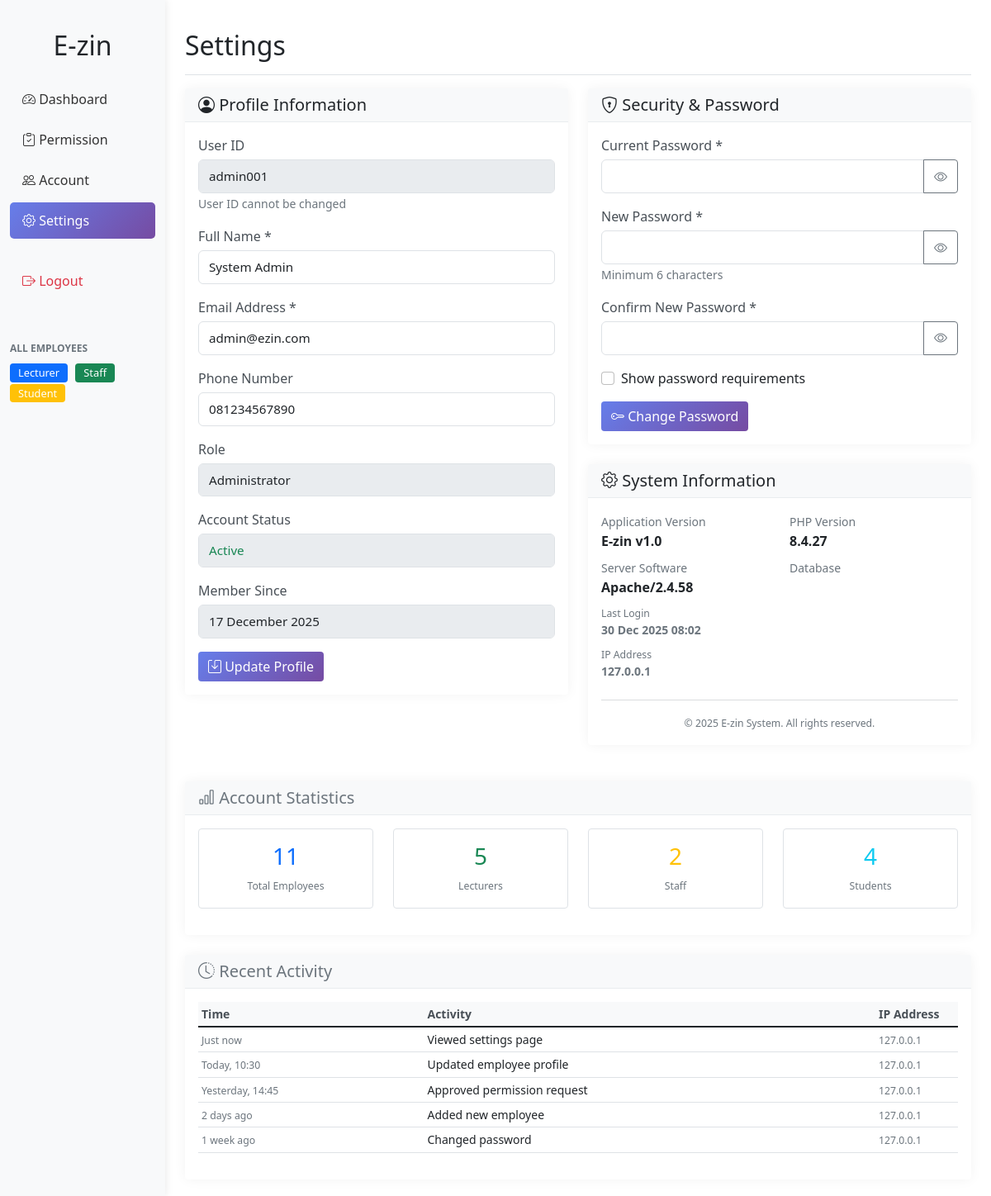
The page /settings.php (signed in) on the database its author committed.
### tables this page shows
CREATE TABLE `users` (
  `id` int(11) NOT NULL,
  `user_id` varchar(50) DEFAULT NULL,
  `name` varchar(100) DEFAULT NULL,
  `email` varchar(100) DEFAULT NULL,
  `password` varchar(255) DEFAULT NULL,
  `role` enum('admin','lecturer','staff','student') DEFAULT NULL,
  `created_at` timestamp NOT NULL DEFAULT current_timestamp(),
  `status` enum('active','inactive') DEFAULT 'active',
  `phone` varchar(20) DEFAULT NULL
);

### settings.php (the view, shortened to what this page needs)
<?php
require_once 'includes/header.php';
require_once 'config/database.php';
$stmt = $pdo->prepare("SELECT * FROM users WHERE user_id = ?");
$stmt->execute([$_SESSION['user_id']]);
$admin = $stmt->fetch();
?>
<div class="d-flex justify-content-between flex-wrap flex-md-nowrap align-items-center pt-3 pb-2 mb-3 border-bottom">
    <h1 class="h2">Settings</h1>
</div>
<div class="row">
    <div class="col-md-6">
        <div class="card mb-4">
            <div class="card-header">
                <h5 class="mb-0"><i class="bi bi-person-circle"></i> Profile Information</h5>
            </div>
            <div class="card-body">
                <form method="POST" action="">
                    <div class="mb-3">
                        <label class="form-label">User ID</label>
                        <input type="text" class="form-control" value="<?php echo htmlspecialchars($admin['user_id']); ?>" readonly>
                        <small class="text-muted">User ID cannot be changed</small>
                    </div>
                    <div class="mb-3">
                        <label class="form-label">Full Name *</label>
                        <input type="text" class="form-control" name="name"
                               value="<?php echo htmlspecialchars($admin['name']); ?>" required>
                    </div>
                    <div class="mb-3">
                        <label class="form-label">Email Address *</label>
                        <input type="email" class="form-control" name="email"
                               value="<?php echo htmlspecialchars($admin['email']); ?>" required>
                    </div>
                    <div class="mb-3">
                        <label class="form-label">Phone Number</label>
                        <input type="text" class="form-control" name="phone"
                               value="<?php echo htmlspecialchars($admin['phone'] ?? ''); ?>"
                               placeholder="e.g., 081234567890">
                    </div>
                    <div class="mb-3">
                        <label class="form-label">Role</label>
                        <input type="text" class="form-control" value="Administrator" readonly>
                    </div>
                    <div class="mb-3">
                        <label class="form-label">Account Status</label>
                        <input type="text" class="form-control"
                               value="<?php echo ucfirst($admin['status'] ?? 'active'); ?>"
                               style="color: <?php echo ($admin['status'] ?? 'active') == 'active' ? '#198754' : '#6c757d'; ?>"
                               readonly>
                    </div>
                    <div class="mb-3">
                        <label class="form-label">Member Since</label>
                        <input type="text" class="form-control"
                               value="<?php echo date('d F Y', strtotime($admin['created_at'])); ?>" readonly>
                    </div>
                    <button type="submit" name="update_profile" class="btn btn-primary">
                        <i class="bi bi-save"></i> Update Profile
                    </button>
                </form>
            </div>
        </div>
    </div>
    <div class="col-md-6">
        <div class="card mb-4">
            <div class="card-header">
                <h5 class="mb-0"><i class="bi bi-shield-lock"></i> Security & Password</h5>
            </div>
            <div class="card-body">
                <form method="POST" action="" id="passwordForm">
                    <div class="mb-3">
                        <label class="form-label">Current Password *</label>
                        <div class="input-group">
                            <input type="password" class="form-control" name="current_password"
                                   id="current_password" required>
                            <button class="btn btn-outline-secondary" type="button"
                                    onclick="togglePassword('current_password')">
                                <i class="bi bi-eye"></i>
                            </button>
                        </div>
                    </div>
                    <div class="mb-3">
                        <label class="form-label">New Password *</label>
                        <div class="input-group">
                            <input type="password" class="form-control" name="new_password"
                                   id="new_password" required>
                            <button class="btn btn-outline-secondary" type="button"
                                    onclick="togglePassword('new_password')">
                                <i class="bi bi-eye"></i>
                            </button>
                        </div>
                        <small class="text-muted">Minimum 6 characters</small>
                    </div>
                    <div class="mb-3">
                        <label class="form-label">Confirm New Password *</label>
                        <div class="input-group">
                            <input type="password" class="form-control" name="confirm_password"
                                   id="confirm_password" required>
                            <button class="btn btn-outline-secondary" type="button"
                                    onclick="togglePassword('confirm_password')">
                                <i class="bi bi-eye"></i>
                            </button>
                        </div>
                    </div>
                    <div class="mb-3">
                        <div class="form-check">
                            <input class="form-check-input" type="checkbox" id="showPasswordRules">
                            <label class="form-check-label" for="showPasswordRules">
                                Show password requirements
                            </label>
                        </div>
                    </div>
                    <button type="submit" name="change_password" class="btn btn-primary">
                        <i class="bi bi-key"></i> Change Password
                    </button>
                </form>
            </div>
        </div>
        <div class="card">
            <div class="card-header">
                <h5 class="mb-0"><i class="bi bi-gear"></i> System Information</h5>
            </div>
            <div class="card-body">
                <div class="row">
                    <div class="col-6 mb-2">
                        <small class="text-muted">Application Version</small>
                        <p class="mb-0"><strong>E-zin v1.0</strong></p>
                    </div>
                    <div class="col-6 mb-2">
                        <small class="text-muted">PHP Version</small>
                        <p class="mb-0"><strong><?php echo phpversion(); ?></strong></p>
                    </div>
                    <div class="col-6 mb-2">
                        <small class="text-muted">Server Software</small>
                        <p class="mb-0"><strong><?php echo $_SERVER['SERVER_SOFTWARE']; ?></strong></p>
                    </div>
                    <div class="col-6 mb-2">
                        <small class="text-muted">Database</strong></p>
                    </div>
                    <div class="col-6 mb-2">
                        <small class="text-muted">Last Login</small>
                        <p class="mb-0"><strong><?php echo date('d M Y H:i'); ?></strong></p>
                    </div>
                    <div class="col-6 mb-2">
                        <small class="text-muted">IP Address</small>
                        <p class="mb-0"><strong><?php echo $_SERVER['REMOTE_ADDR']; ?></strong></p>
                    </div>
                </div>
                <hr>
                <div class="text-center">
                    <small class="text-muted">© <?php echo date('Y'); ?> E-zin System. All rights reserved.</small>
                </div>
            </div>
        </div>
    </div>
</div>
<div class="card mt-4">
    <div class="card-header">
        <h5 class="mb-0"><i class="bi bi-bar-chart"></i> Account Statistics</h5>
    </div>
    <div class="card-body">
        <div class="row text-center">
            <?php
            $statsStmt = $pdo->query("SELECT
                (SELECT COUNT(*) FROM employees) as total_employees,
                (SELECT COUNT(*) FROM employees WHERE role = 'lecturer') as lecturers,
                (SELECT COUNT(*) FROM employees WHERE role = 'staff') as staff,
                (SELECT COUNT(*) FROM employees WHERE role = 'student') as students,
                (SELECT COUNT(*) FROM permissions WHERE status = 'pending') as pending_permissions");
            $stats = $statsStmt->fetch();
            ?>
            <div class="col-md-3 col-6 mb-3">
                <div class="p-3 border rounded">
                    <h3 class="text-primary"><?php echo $stats['total_employees']; ?></h3>
                    <small class="text-muted">Total Employees</small>
                </div>
            </div>
            <div class="col-md-3 col-6 mb-3">
                <div class="p-3 border rounded">
                    <h3 class="text-success"><?php echo $stats['lecturers']; ?></h3>
                    <small class="text-muted">Lecturers</small>
                </div>
            </div>
            <div class="col-md-3 col-6 mb-3">
                <div class="p-3 border rounded">
                    <h3 class="text-warning"><?php echo $stats['staff']; ?></h3>
                    <small class="text-muted">Staff</small>
                </div>
            </div>
            <div class="col-md-3 col-6 mb-3">
                <div class="p-3 border rounded">
                    <h3 class="text-info"><?php echo $stats['students']; ?></h3>
                    <small class="text-muted">Students</small>
                </div>
            </div>
        </div>
    </div>
</div>
<div class="card mt-4">
    <div class="card-header">
        <h5 class="mb-0"><i class="bi bi-clock-history"></i> Recent Activity</h5>
    </div>
    <div class="card-body">
        <div class="table-responsive">
            <table class="table table-sm">
                <thead>
                    <tr>
                        <th>Time</th>
                        <th>Activity</th>
                        <th>IP Address</th>
                    </tr>
                </thead>
                <tbody>
                    <?php
                    $activities = [
                        ['time' => 'Just now', 'activity' => 'Viewed settings page', 'ip' => $_SERVER['REMOTE_ADDR']],
                        ['time' => 'Today, 10:30', 'activity' => 'Updated employee profile', 'ip' => $_SERVER['REMOTE_ADDR']],
                        ['time' => 'Yesterday, 14:45', 'activity' => 'Approved permission request', 'ip' => $_SERVER['REMOTE_ADDR']],
                        ['time' => '2 days ago', 'activity' => 'Added new employee', 'ip' => $_SERVER['REMOTE_ADDR']],
                        ['time' => '1 week ago', 'activity' => 'Changed password', 'ip' => $_SERVER['REMOTE_ADDR']]
                    ];
                    foreach ($activities as $activity):
                    ?>
                    <tr>
                        <td><small class="text-muted"><?php echo $activity['time']; ?></small></td>
                        <td><?php echo $activity['activity']; ?></td>
                        <td><small class="text-muted"><?php echo $activity['ip']; ?></small></td>
                    </tr>
                    <?php endforeach; ?>
                </tbody>
            </table>
        </div>
    </div>
</div>
<?php require_once 'includes/footer.php'; ?>

### css/style.css (style rules this page uses)
.table th { background-color: #f8f9fa; border-top: none; font-weight: 600; color: #495057; }
.card { border: none; box-shadow: 0 0 15px rgba(0,0,0,0.05); margin-bottom: 20px; }
.card-header { background-color: #f8f9fa; border-bottom: 1px solid #e9ecef; }
.btn-primary { background: linear-gradient(135deg, #667eea 0%, #764ba2 100%); border: none; }
.form-label { font-weight: 500; color: #495057; margin-bottom: 5px; }
.form-control, .form-select { border: 1px solid #dee2e6; border-radius: 6px; padding: 8px 12px; font-size: 0.95rem; }
td:last-child { white-space: nowrap; width: 100px; }

### rows shown on the page
users: user "admin001", name "System Admin", email "admin@ezin.com", phone "081234567890", status "Active", created_at "17 December 2025"

### other values the page prints
phpversion() "8.4.27"
$_SERVER['SERVER_SOFTWARE'] "Apache/2.4.58"
$_SERVER['REMOTE_ADDR'] "127.0.0.1"
$stats['total_employees'] "11"
$stats['lecturers'] "5"
$stats['staff'] "2"
$stats['students'] "4"
$activity['time'] "Just now"
$activity['activity'] "Viewed settings page"
$activity['ip'] "127.0.0.1"
$activity['time'] "Today, 10:30"
$activity['activity'] "Updated employee profile"
$activity['time'] "Yesterday, 14:45"
$activity['activity'] "Approved permission request"
$activity['time'] "2 days ago"
